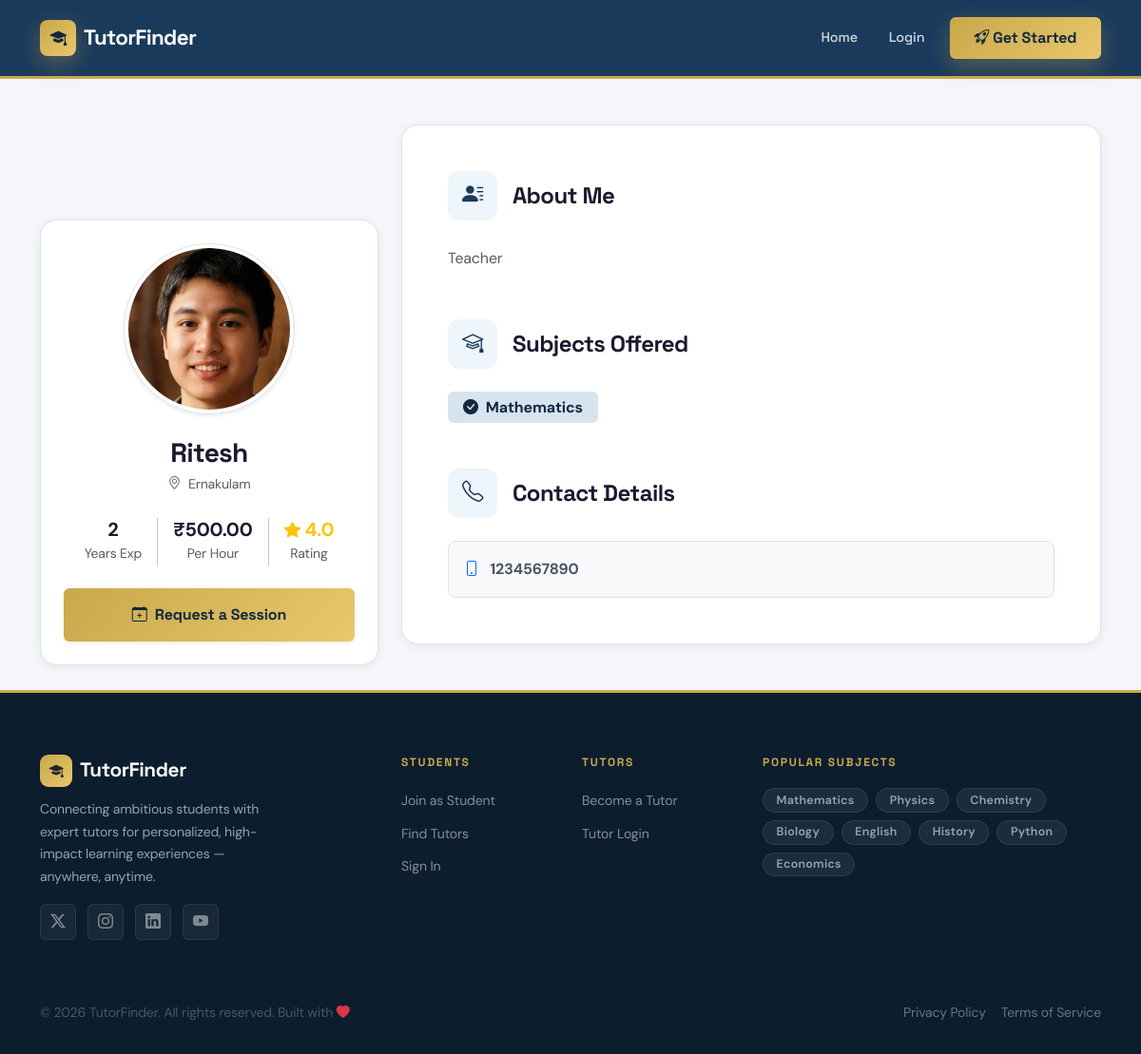
/tutor/1/, run on an earlier commit of the app's database.
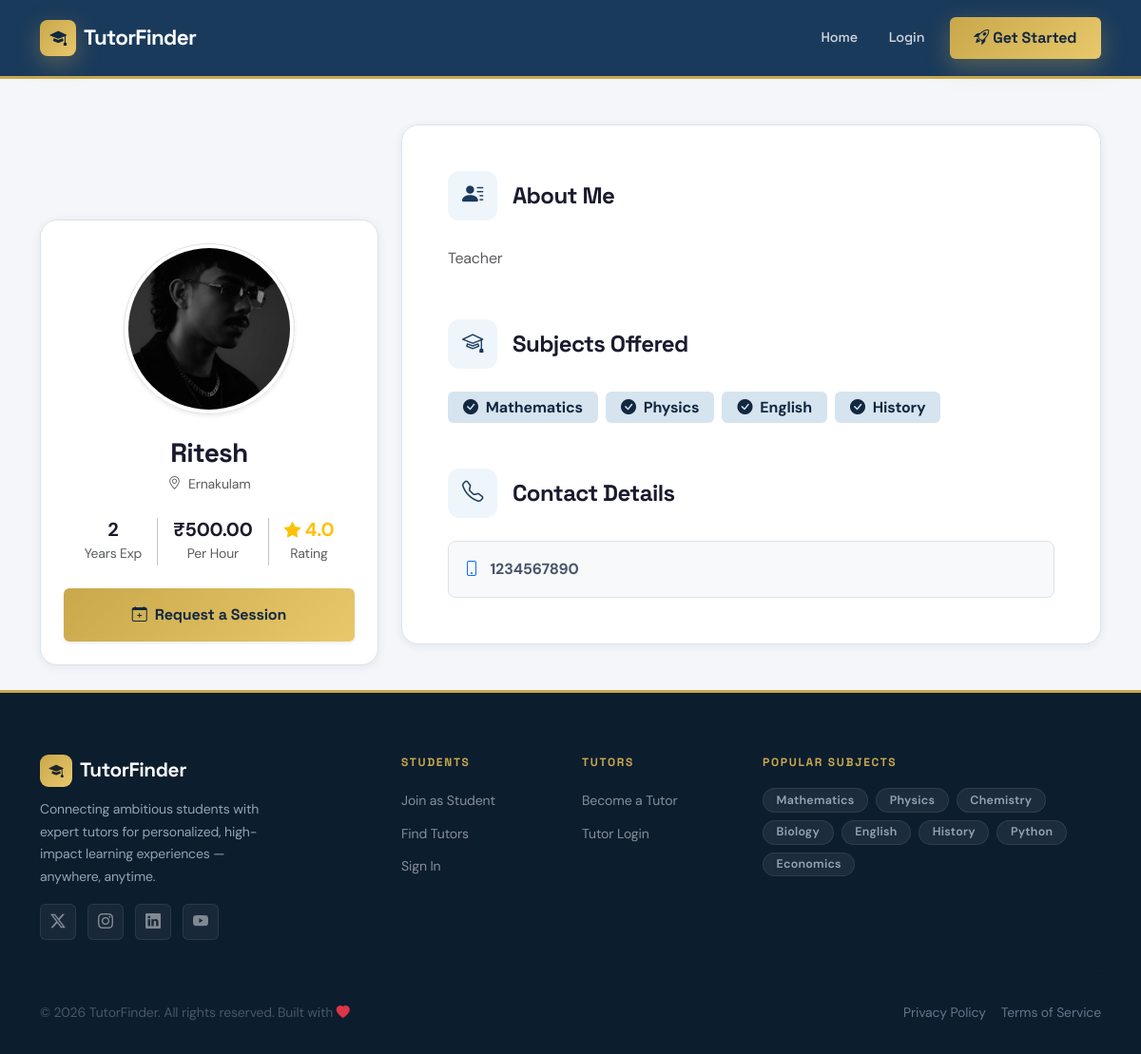
And on a later commit of the database.
### users/models.py (models this page shows, shortened)
class TutorProfile(models.Model):
    user = models.OneToOneField(User, on_delete=models.CASCADE)
    full_name = models.CharField(max_length=255, default="Unknown")
    phone_number = models.CharField(max_length=15, blank=True, null=True)
    profile_picture = models.ImageField(upload_to='profile_pics/tutors/', blank=True, null=True)
    subjects_taught = models.ManyToManyField(Subject, related_name="tutors")
    experience = models.IntegerField(default=0)
    rating = models.FloatField(default=0.0)
    location = models.CharField(max_length=255, blank=True, null=True)
    bio = models.TextField(blank=True, null=True)
    date_of_birth = models.DateField(blank=True, null=True)
    address = models.TextField(blank=True, null=True, default="")
    age = models.IntegerField(blank=True, null=True, default=0)
    hourly_rate = models.DecimalField(max_digits=6, decimal_places=2, blank=True, null=True)
    latitude = models.FloatField(null=True, blank=True)
    longitude = models.FloatField(null=True, blank=True)

class Subject(models.Model):
    name = models.CharField(max_length=100, unique=True)

### users/views.py (the view)
# urls.py: path("tutor/<int:tutor_id>/", views.view_tutor_profile, name="view_tutor_profile"),
def view_tutor_profile(request, tutor_id):
    tutor = get_object_or_404(TutorProfile, id=tutor_id)
    return render(request, "users/view_tutor.html", {"tutor": tutor})

### users/context_processors.py (called while the page is built)
def tutor_profile_processor(request):
    if request.user.is_authenticated and hasattr(request.user, 'tutorprofile'):
        return {'profile': request.user.tutorprofile}
    return {}

### templates/users/view_tutor.html (shortened to what the changed rows need)
{% extends "base.html" %}
{% block content %}
<div class="container py-5">
    <div class="row g-4">
        <div class="col-lg-4">
            <div class="custom-card p-4 text-center sticky-top" style="top: 100px; z-index: 10;">
                <div class="mb-4">
                    {% if tutor.profile_picture %}
                    <img src="{{ tutor.profile_picture.url }}" alt="Profile" class="avatar-lg shadow-sm border p-1"
                        style="width: 180px; height: 180px;">
                    {% else %}
                    <div class="avatar-lg bg-light d-flex align-items-center justify-content-center mx-auto border shadow-sm"
                        style="width: 180px; height: 180px;">
                        <i class="bi bi-person text-secondary fs-1"></i>
                    </div>
                    {% endif %}
                </div>
                <h3 class="fw-bold mb-1">{{ tutor.full_name }}</h3>
                <p class="text-muted small mb-4">
                    <i class="bi bi-geo-alt me-1"></i>
                    {{ tutor.location|default:"Global" }}
                </p>
                <div class="d-flex justify-content-center align-items-center gap-3 mb-4">
                    <div class="text-center">
                        <div class="h5 fw-bold mb-0">{{ tutor.experience }}</div>
                        <small class="text-muted">Years Exp</small>
                    </div>
                    <div class="text-center">
                        <div class="h5 fw-bold mb-0">₹{{ tutor.hourly_rate }}</div>
                        <small class="text-muted">Per Hour</small>
                    </div>
                    <div class="text-center">
                        <div class="h5 fw-bold mb-0 text-warning">
                            <i class="bi bi-star-fill small"></i> {{ tutor.rating }}
                        </div>
                        <small class="text-muted">Rating</small>
                    </div>
                </div>
                <div class="d-grid gap-2">
                    <a href="{% url 'request_session' tutor.id %}"
                        class="btn btn-primary-custom py-3 fw-bold shadow-sm">
                    </a>
                </div>
            </div>
        </div>
        <div class="col-lg-8">
            <div class="custom-card p-4 p-md-5">
                <section class="mb-5">
                    <h4 class="fw-bold mb-4 d-flex align-items-center">
                        <span class="card-icon me-3"><i class="bi bi-person-lines-fill"></i></span>About Me
                    </h4>
                    <p class="text-dark opacity-75 lh-lg">
                        {{ tutor.bio|default:"Ready to help you learn!" }}
                    </p>
                </section>
                <section class="mb-5">
                    <div class="d-flex flex-wrap gap-2">
                        {% for subject in tutor.subjects_taught.all %}
                        <span class="badge badge-primary-soft fs-6 px-3 py-2">
                            <i class="bi bi-check-circle-fill me-2"></i>{{ subject.name }}
                        </span>
                        {% empty %}
                        <p class="text-muted">No specific subjects listed.</p>
                        {% endfor %}
                    </div>
                </section>
                <section>
                    <div class="p-3 border rounded-3 bg-light">
                        <p class="mb-0 fw-bold">
                            <i class="bi bi-phone text-primary me-2"></i>
                            {{ tutor.phone_number|default:"Contact via Request" }}
                        </p>
                    </div>
                </section>
            </div>
        </div>
    </div>
</div>
{% endblock %}

What changed in the data, as far as the page shows it:
changed TutorProfile "Ritesh": profile_picture: picture removed, a placeholder shows
now on this page (row unchanged): Subject: name "Physics"
now on this page (row unchanged): Subject: name "English"
now on this page (row unchanged): Subject: name "History"
